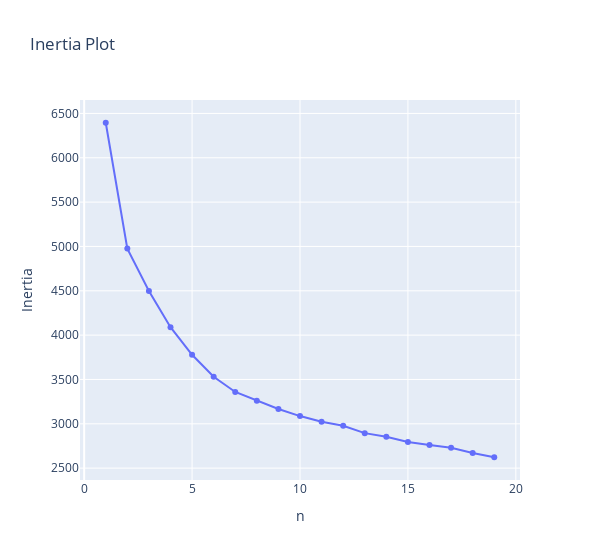

Notebook cell for this chart:
### Markdown cell above
#### K_Prototypes

### Code cell
n_range = np.arange(1, 20)
inertia = [
    KPrototypes(random_state=39, n_clusters=i)
    .fit(
        kproto_drop_business,
        categorical=[kproto_drop_business.columns.get_loc(nom) for nom in nominal_cols],
    )
    .cost_
    for i in n_range
]

fig = go.Figure(data=[go.Scatter(x=n_range, y=inertia)], layout={"width": 600})
fig.update_layout(title="Inertia Plot", xaxis_title="n", yaxis_title="Inertia")

fig.show()

## same elbow

### Figure 1 — Plotly figure (JSON) as saved in the notebook; plotly's stock layout.template omitted (floating-point values rounded to 4 significant figures)
{"data": [{"type": "scatter", "x": [1, 2, 3, 4, 5, 6, 7, 8, 9, 10, 11, 12, 13, 14, 15, 16, 17, 18, 19], "y": [6395.0, 4976.0, 4497.0, 4089.0, 3778.0, 3531.0, 3359.0, 3259.0, 3167.0, 3087.0, 3023.0, 2978.0, 2895.0, 2855.0, 2795.0, 2762.0, 2729.0, 2672.0, 2623.0]}], "layout": {"title": {"text": "Inertia Plot"}, "width": 600, "xaxis": {"title": {"text": "n"}}, "yaxis": {"title": {"text": "Inertia"}}}}
